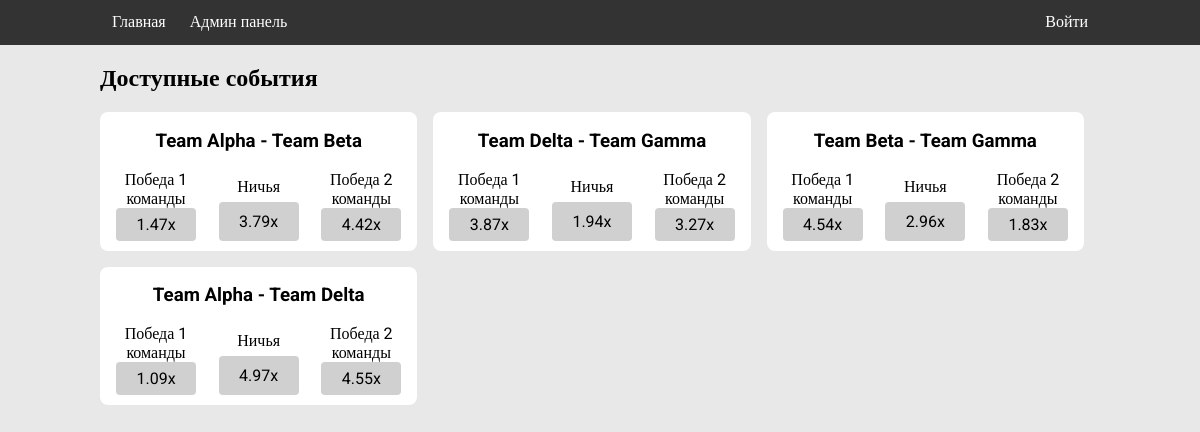
The page / on the database its author committed.
### tables this page shows
CREATE TABLE `events` (
  `id` int(11) NOT NULL,
  `teamOne` int(11) NOT NULL,
  `teamTwo` int(11) NOT NULL
);

CREATE TABLE `teams` (
  `id` int(11) NOT NULL,
  `name` varchar(32) NOT NULL
);

### src/Core/Controller.php (called while the page is built, shortened)
<?php
abstract class Controller {
    protected function renderLayout(string $layout, string $view, array $data = []) {
        extract([
            'view' => "../src/Views/pages/$view.php",
            ...$data
        ]);
        include "../src/Views/layouts/$layout.php";
    }
}

### src/Controllers/HomeController.php (called while the page is built, shortened)
<?php
class HomeController extends Controller {
    public function index() {
        $balances = [];
        $Event = new Event();
        $events = $Event->getEventsWithRates();
        $this->renderLayout('mainLayout', 'home/index', [
            'events' => $events,
            'balances' => $balances
        ]);
    }
}

### src/Routes/index.php (called while the page is built, shortened)
<?php
$router = new Router();
$router->get('/', HomeController::class, 'index');
$router->get('/bet', HomeController::class,'bet');
$router->post('/bet', EventController::class,'makeBet');
$router->get('/api/events', EventController::class, 'getEvents');
$router->get('/login', HomeController::class, 'login');
$router->get('/register', HomeController::class, 'register');
$router->post('/login', AuthController::class,'login');
$router->post('/register', AuthController::class,'register');
$router->get('/logout', AuthController::class,'logout');
$router->get('/admin/users', AdminController::class, 'usersPanel');
$router->get('/admin/user/show', AdminController::class, 'userShow');
$router->get('/admin/user/edit', AdminController::class, 'userInfo');
$router->post('/admin/user/edit', AdminController::class, 'userInfoUpdate');
$router->post('/admin/user/balance', AdminController::class, 'userBalanceUpdate');
$router->get('/admin/events', AdminController::class, 'eventsPanel');
$router->get('/admin/event/show', AdminController::class, 'eventShow');
$router->post("/admin/bet/success", EventController::class,"successBet");
$router->post("/admin/bet/failure", EventController::class,"failureBet");
$router->post("/admin/bet/refund", EventController::class,"refundBet");
$router->post("/admin/event/calculate", EventController::class,"calculateEvent");
$router->dispatch();

### public/index.php (called while the page is built, shortened)
<?php
$router = require '../src/Routes/index.php';
?>

### src/Models/Event.php (called while the page is built, shortened)
<?php
class Event extends Model
{
    public function getEventsWithRates()
    {
        $Outcome = new Outcome();
        $outcomeNames = $Outcome->getNames();
        $columns = [];
        foreach ($outcomeNames as $key => $value) {
            $columns[] = "CONCAT(ROUND(0.2 * POWER(5, GREATEST(1.01, LEAST(2, 2 - (SUM(CASE WHEN b.outcome = '{$value['name']}' THEN b.amount * c.rate ELSE 0 END) / total_sum.totalAmount)))), 2), '//{$value['label']}') AS 'outcome{$value['name']}'";
        }
        $columnsSql = implode(", ", $columns);
        return EventDTO::createArray($this->DB()->fetchAll());
    }
}

### src/Core/Model.php (called while the page is built, shortened)
<?php
abstract class Model {
    static $db = null;
    public function __construct(string $table) {
        if (static::$db === null) {
            static::$db = new Database();
        }
    }
    protected function DB() {
        return static::$db;
    }
}

### src/Core/Database.php (called while the page is built, shortened)
<?php
class Database {
    private $host = DB_HOST;
    private $user = DB_USER;
    private $pass = DB_PASS;
    private $name = DB_NAME;
    private $mysqli;
    private $sql = '';
    private $values = null;
    private function db_connect() {
        $mysqli = new mysqli($this->host, $this->user, $this->pass, $this->name);
        $this->mysqli = $mysqli;
    }
    public function query($sql, $values = null) {
        $this->sql = $sql;
        $this->values = $values;
    }
    public function clear() {
        $this->sql = '';
        $this->values = null;
    }
    public function execute() {
        try {
            $result = $this->mysqli->execute_query($this->sql, $this->values);
            $id = $this->mysqli->insert_id;
            return [$result, $id];
        } catch (\Throwable $th) {
            $this->clear();
            die($th->getMessage());
        }
    }
    public function fetchAll() {
        return $this->execute()[0]->fetch_all(MYSQLI_ASSOC);
    }
}

### src/Models/Outcome.php (called while the page is built, shortened)
<?php
class Outcome extends Model {
    public function getNames() {
        return $this->DB()->fetchAll();
    }
}

### src/DTO/EventDTO.php (called while the page is built, shortened)
<?php
class EventDTO extends DTO {
    public static function create(array|null $values): static|null {
        $dto = new static();
        foreach ($values as $key => $value) {
            if(property_exists($dto, $key)) {
                $dto->{$key} = $value;
            }
            if(preg_match("/outcome(\w+)/", $key, $matches)) {
                $slices = explode("//", $value);
                $dto->outcomes[$matches[1]] = [
                    "rate" => $slices[0],
                    "name" => $matches[1],
                    "label" => isset($slices[1]) ? $slices[1] : 1.5,
                ];
            }
        }
        return $dto;
    }
}

### src/Core/DTO.php (called while the page is built, shortened)
<?php
class DTO {
    public static function createArray(array $values): array {
        $dtos = [];
        foreach ($values as $value) {
            $dto = static::create($value);
            array_push($dtos, $dto);
        }
        return $dtos;
    }
}

### src/Views/pages/home/index.php (the view, shortened to what this page needs)
<head>
</head>
<div class="container">
    <!-- <?php echo '<pre>';
    print_r($bets);
    echo '</pre>'; ?> -->
    <section class="events">
        <h2>Доступные события</h2>
        <div class="events-container">
            <?php foreach ($events as $event): ?>
                <div class="event">
                    <h3><?= $event->teamOneName ?> - <?= $event->teamTwoName ?></h3>
                    <div class="event-bet-wrapper">
                        <?php foreach ($event->outcomes as $outcome): ?>
                            <div class="event-bet">
                                <div class="event-bet-name">
                                    <span><?= $outcome['label'] ?></span>
                                </div>
                                <a
                                    class="event-bet-btn"
                                    href="/bet?eventId=<?= $event->id ?>&outcome=<?= $outcome['name'] ?>"><?= $outcome['rate'] ?>x</a>
                            </div>
                        <?php endforeach; ?>
                    </div>
                </div>
            <?php endforeach; ?>
        </div>
    </section>
</div>

### src/Core/Router.php (shortened to what this page needs)
<?php
class Router {
    protected $routes = [];
    private function addRoute($route, $controller, $action, $method) {
        $this->routes[$method][$route] = [
            'controller' => $controller,
            'action' => $action
        ];
    }
    public function dispatch() {
        $uri = strtok($_SERVER['REQUEST_URI'], '?');
        $method = $_SERVER['REQUEST_METHOD'];
        if (array_key_exists($uri, $this->routes[$method])) {
            $action = $this->routes[$method][$uri]['action'];
            $controller = new $controller();
            $controller->$action();
        } else {
            header('HTTP/1.0 404 Not Found');
        }
    }
}

### src/Views/layouts/mainLayout.php (shortened to what this page needs)
<head>
</head>
<?php include '../src/Views/components/header/header.php'; ?>
<?php include $view; ?>

### src/Views/components/header/header.php (shortened to what this page needs)
<?php
$url = $_SERVER['REQUEST_URI'];
$navItems = [
	'/' => 'Главная',
	'/admin/users' => 'Админ панель'
];
?>
<header class="header">
	<div class="container">
		<ul class="nav">
			<?php
			foreach ($navItems as $key => $value) {
				echo '<li class="nav-item' . (($key == $url) ? ' active' : '') . '"><a href="' . $key . '">' . $value . '</a></li>';
			}
			?>
		</ul>
		<div class="user">
			<?php if (isset($_SESSION['userId'])): ?>
				<?php if (isset($balances)): ?>
					<div class="balance-container">
						<?php foreach ($balances as $balance): ?>
							<div class="balance" id="balance-<?php echo $balance->currency; ?>" display="none">
								<?php echo $balance->display(); ?>
							</div>
						<?php endforeach; ?>
						<?php if (count($balances) > 1): ?>
							<div style="display: flex; align-items: center;">
								<div id="currency-toggle" class="dropdown-arrow">
									&#9660;
								</div>
								<ul class="currency-dropdown" id="currency-options">
									<?php foreach ($balances as $balance): ?>
										<li data-currency="<?php echo $balance->currency ?>"><?php echo $balance->currency ?></li>
									<?php endforeach; ?>
								</ul>
							</div>
						<?php endif; ?>
					</div>
				<?php endif; ?>
				<span class="nav-item"><?php echo $_SESSION['username'] ?></span>
				<span class="nav-item"><a href="/logout">Выйти</a></span>
			<?php else: ?>
				<span class="nav-item"><a href="/login">Войти</a></span>
			<?php endif; ?>
		</div>
	</div>
</header>

### rows shown on the page
events: teamOne.name "Team Alpha", teamTwoName "Team Beta", label "Победа 1 команды", rate "1.47", label "Ничья", rate "3.79", label "Победа 2 команды", rate "4.42"
events: teamOne.name "Team Delta", teamTwoName "Team Gamma", label "Победа 1 команды", rate "3.87", label "Ничья", rate "1.94", label "Победа 2 команды", rate "3.27"
events: teamOne.name "Team Beta", teamTwoName "Team Gamma", label "Победа 1 команды", rate "4.54", label "Ничья", rate "2.96", label "Победа 2 команды", rate "1.83"
events: teamOne.name "Team Alpha", teamTwoName "Team Delta", label "Победа 1 команды", rate "1.09", label "Ничья", rate "4.97", label "Победа 2 команды", rate "4.55"

### other values the page prints
$value "Главная"
$value "Админ панель"
